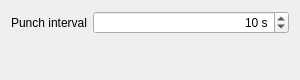
<?xml version="1.0" encoding="UTF-8"?>
<ui version="4.0">
 <class>Event::services::PunchingTestServiceWidget</class>
 <widget class="QWidget" name="Event::services::PunchingTestServiceWidget">
  <property name="geometry">
   <rect>
    <x>0</x>
    <y>0</y>
    <width>300</width>
    <height>80</height>
   </rect>
  </property>
  <property name="windowTitle">
   <string>Punching Test</string>
  </property>
  <layout class="QFormLayout" name="formLayout">
   <item row="0" column="0">
    <widget class="QLabel" name="label">
     <property name="text">
      <string>Punch interval</string>
     </property>
    </widget>
   </item>
   <item row="0" column="1">
    <widget class="QSpinBox" name="edPunchInterval">
     <property name="alignment">
      <set>Qt::AlignRight|Qt::AlignTrailing|Qt::AlignVCenter</set>
     </property>
     <property name="suffix">
      <string> s</string>
     </property>
     <property name="minimum">
      <number>1</number>
     </property>
     <property name="maximum">
      <number>3600</number>
     </property>
     <property name="value">
      <number>10</number>
     </property>
    </widget>
   </item>
  </layout>
 </widget>
 <tabstops>
  <tabstop>edPunchInterval</tabstop>
 </tabstops>
 <resources/>
 <connections/>
</ui>
